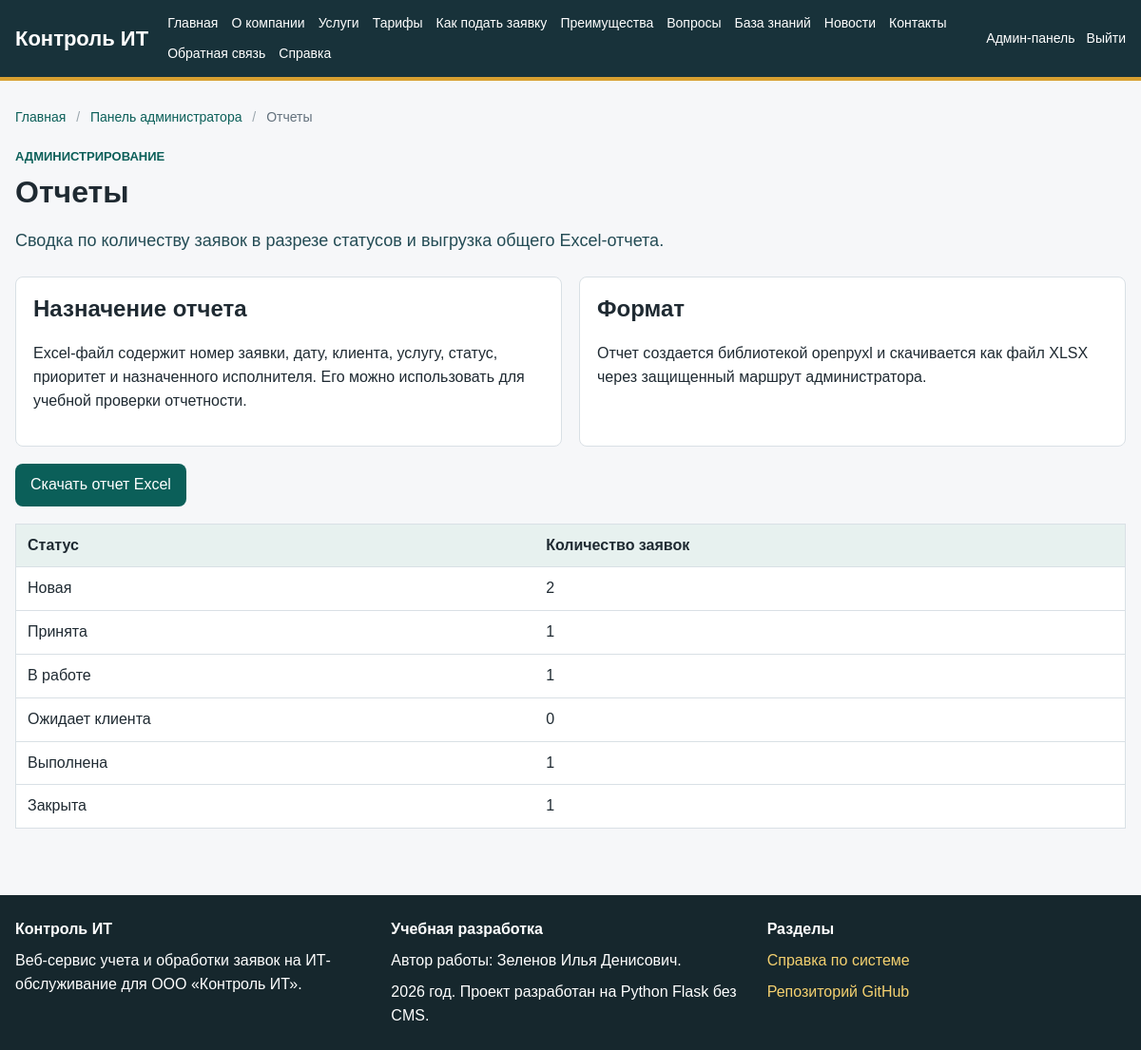
The page /admin/reports (signed in) on the database its author committed.
### app/models.py (models this page shows, shortened)
class TicketStatus(db.Model):
    __tablename__ = "ticket_statuses"
    id = db.Column(db.Integer, primary_key=True)
    name = db.Column(db.String(80), unique=True, nullable=False)
    sort_order = db.Column(db.Integer, default=0)
    tickets = db.relationship("Ticket", back_populates="status")

### app/routes/admin.py (the view)
@admin_bp.route("/reports")
@login_required
@role_required("Администратор")
def reports():
    tickets_by_status = [(status.name, Ticket.query.filter_by(status=status).count()) for status in TicketStatus.query.order_by(TicketStatus.sort_order).all()]
    return render_template(
        "admin/reports.html",
        title="Отчеты",
        tickets_by_status=tickets_by_status,
        breadcrumbs=admin_breadcrumbs({"label": "Отчеты", "url": None}),
    )

### app/models.py (called while the page is built)
@login_manager.user_loader
def load_user(user_id):
    return User.query.get(int(user_id))

    @property
    def is_active(self):
        return self.is_active_account

    def has_role(self, *role_names):
        return self.role and self.role.name in role_names

### app/routes/admin.py (called while the page is built)
def admin_breadcrumbs(*items):
    trail = [{"label": "Главная", "url": url_for("public.home")}]
    if items:
        trail.append({"label": "Панель администратора", "url": url_for("admin.dashboard")})
        trail.extend(items)
    else:
        trail.append({"label": "Панель администратора", "url": None})
    return trail

### app/templates/admin/reports.html (shortened to what this page needs)
{% extends "base.html" %}
{% block content %}
<section class="page-header">
    <p class="eyebrow">Администрирование</p>
    <h1>Отчеты</h1>
    <p class="lead">
        Сводка по количеству заявок в разрезе статусов и выгрузка общего Excel-отчета.
    </p>
</section>
<section class="section-grid">
    <article class="info-box">
        <h2>Назначение отчета</h2>
        <p>
            Excel-файл содержит номер заявки, дату, клиента, услугу, статус, приоритет
            и назначенного исполнителя. Его можно использовать для учебной проверки отчетности.
        </p>
    </article>
    <article class="info-box">
        <h2>Формат</h2>
        <p>
            Отчет создается библиотекой openpyxl и скачивается как файл XLSX через защищенный
            маршрут администратора.
        </p>
    </article>
</section>
<div class="actions">
    <a class="button" href="{{ url_for('admin.tickets_report') }}">Скачать отчет Excel</a>
</div>
<table>
    <thead>
    <tr>
        <th>Статус</th>
        <th>Количество заявок</th>
    </tr>
    </thead>
    <tbody>
    {% for status, count in tickets_by_status %}
        <tr>
            <td>{{ status }}</td>
            <td>{{ count }}</td>
        </tr>
    {% else %}
        <tr>
            <td colspan="2">Нет данных для отчета.</td>
        </tr>
    {% endfor %}
    </tbody>
</table>
{% endblock %}

### app/static/css/style.css (style rules this page uses)
:root { --page: #f6f7f9; --surface: #ffffff; --surface-soft: #eef6f4; --ink: #1f2a32; --muted: #63717d; --line: #d9e0e5; --header: #18323a; --header-2: #244c55; --accent: #0f766e; --accent-strong: #0b5f59; --warning: #b7791f; --danger: #b42318; --success: #1f7a4d; --white: #ffffff; }
* { box-sizing: border-box; }
body { margin: 0; font-family: Arial, Helvetica, sans-serif; color: var(--ink); background: var(--page); line-height: 1.55; }
a { color: var(--accent-strong); text-decoration: none; }
.page-header { margin-bottom: 24px; }
.page-header h1 { margin-bottom: 10px; }
h1 { margin-top: 0; font-size: 32px; line-height: 1.2; }
h2 { margin-top: 0; line-height: 1.25; }
.lead { font-size: 18px; color: var(--header-2); }
.eyebrow { margin: 0 0 8px; color: var(--accent-strong); font-size: 13px; font-weight: 700; text-transform: uppercase; }
.cards, .dashboard-grid, .section-grid { display: grid; grid-template-columns: repeat(auto-fit, minmax(240px, 1fr)); gap: 18px; margin: 18px 0; }
.card, .metric, .info-box, .form-card, .comment { background: var(--surface); border: 1px solid var(--line); border-radius: 8px; padding: 18px; }
.actions { display: flex; gap: 12px; margin: 18px 0; flex-wrap: wrap; }
.button, button { display: inline-block; background: var(--accent-strong); color: var(--white); border: none; border-radius: 8px; padding: 10px 16px; cursor: pointer; font: inherit; text-align: center; }
table { width: 100%; border-collapse: collapse; background: var(--white); border: 1px solid var(--line); margin: 18px 0; }
th, td { padding: 10px 12px; border-bottom: 1px solid var(--line); text-align: left; vertical-align: top; }
th { background: #e7f1ef; }

### rows shown on the page
TicketStatus: name "Новая", count "2"
TicketStatus: name "Принята", count "1"
TicketStatus: name "В работе", count "1"
TicketStatus: name "Ожидает клиента", count "0"
TicketStatus: name "Выполнена", count "1"
TicketStatus: name "Закрыта", count "1"

### other values the page prints
{{ crumb.label }} "Главная" "Панель администратора"
{{ crumb.label }} "Отчеты"
